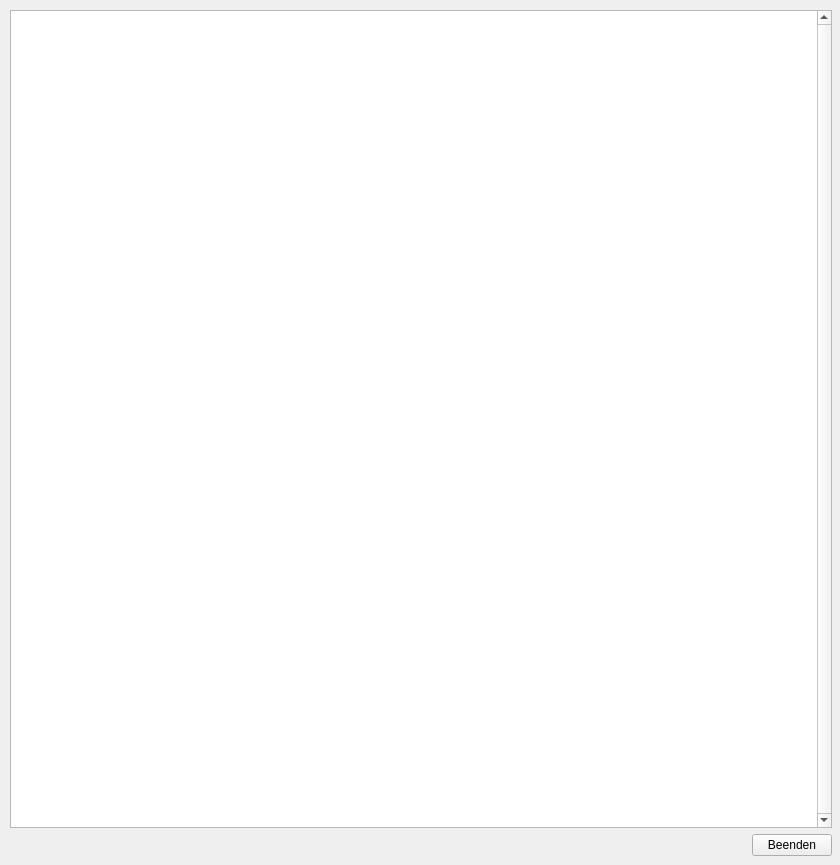
<?xml version="1.0" encoding="UTF-8"?>
<ui version="4.0">
 <class>rulesWindow</class>
 <widget class="QWidget" name="rulesWindow">
  <property name="geometry">
   <rect>
    <x>0</x>
    <y>0</y>
    <width>840</width>
    <height>865</height>
   </rect>
  </property>
  <property name="minimumSize">
   <size>
    <width>840</width>
    <height>865</height>
   </size>
  </property>
  <property name="windowTitle">
   <string>Form</string>
  </property>
  <widget class="QWidget" name="layoutWidget">
   <property name="geometry">
    <rect>
     <x>10</x>
     <y>10</y>
     <width>822</width>
     <height>846</height>
    </rect>
   </property>
   <layout class="QVBoxLayout" name="verticalLayout">
    <item>
     <widget class="QGraphicsView" name="graphicsView">
      <property name="minimumSize">
       <size>
        <width>820</width>
        <height>795</height>
       </size>
      </property>
      <property name="toolTip">
       <string/>
      </property>
      <property name="verticalScrollBarPolicy">
       <enum>Qt::ScrollBarAlwaysOn</enum>
      </property>
      <property name="horizontalScrollBarPolicy">
       <enum>Qt::ScrollBarAsNeeded</enum>
      </property>
      <property name="sizeAdjustPolicy">
       <enum>QAbstractScrollArea::AdjustToContents</enum>
      </property>
     </widget>
    </item>
    <item>
     <layout class="QHBoxLayout" name="horizontalLayout">
      <item>
       <spacer name="horizontalSpacer">
        <property name="orientation">
         <enum>Qt::Horizontal</enum>
        </property>
        <property name="sizeHint" stdset="0">
         <size>
          <width>738</width>
          <height>20</height>
         </size>
        </property>
       </spacer>
      </item>
      <item>
       <widget class="QPushButton" name="pushButton">
        <property name="text">
         <string>Beenden</string>
        </property>
       </widget>
      </item>
     </layout>
    </item>
   </layout>
  </widget>
 </widget>
 <resources/>
 <connections/>
</ui>
